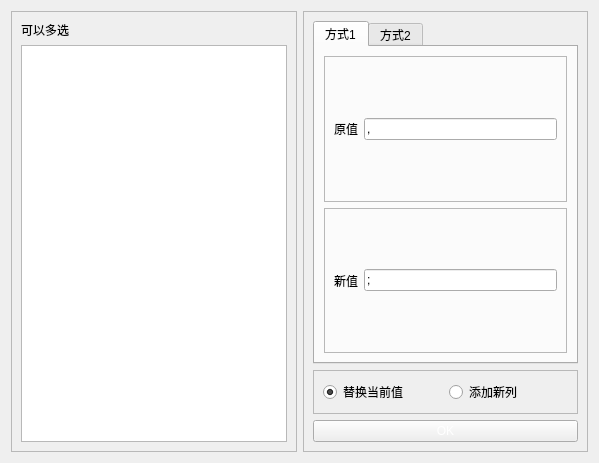
<?xml version="1.0" encoding="UTF-8"?>
<ui version="4.0">
    <class>Form</class>
    <widget class="QWidget" name="Form">
        <property name="geometry">
            <rect>
                <x>0</x>
                <y>0</y>
                <width>599</width>
                <height>463</height>
            </rect>
        </property>
        <property name="windowTitle">
            <string>替换值</string>
        </property>
        <layout class="QHBoxLayout" name="horizontalLayout_6">
            <item>
                <widget class="QFrame" name="frame">
                    <property name="frameShape">
                        <enum>QFrame::StyledPanel</enum>
                    </property>
                    <property name="frameShadow">
                        <enum>QFrame::Raised</enum>
                    </property>
                    <layout class="QVBoxLayout" name="verticalLayout">
                        <item>
                            <widget class="QLabel" name="label">
                                <property name="text">
                                    <string>可以多选</string>
                                </property>
                            </widget>
                        </item>
                        <item>
                            <widget class="QListWidget" name="column_widget">
                                <property name="selectionMode">
                                    <enum>QAbstractItemView::ExtendedSelection</enum>
                                </property>
                            </widget>
                        </item>
                    </layout>
                </widget>
            </item>
            <item>
                <widget class="QFrame" name="frame_2">
                    <property name="frameShape">
                        <enum>QFrame::StyledPanel</enum>
                    </property>
                    <property name="frameShadow">
                        <enum>QFrame::Raised</enum>
                    </property>
                    <layout class="QVBoxLayout" name="verticalLayout_3">
                        <item>
                            <widget class="QTabWidget" name="tabwidget">
                                <property name="currentIndex">
                                    <number>0</number>
                                </property>
                                <widget class="QWidget" name="tab">
                                    <attribute name="title">
                                        <string>方式1</string>
                                    </attribute>
                                    <layout class="QVBoxLayout" name="verticalLayout_2">
                                        <item>
                                            <widget class="QFrame" name="frame_5">
                                                <property name="frameShape">
                                                    <enum>QFrame::StyledPanel</enum>
                                                </property>
                                                <property name="frameShadow">
                                                    <enum>QFrame::Raised</enum>
                                                </property>
                                                <layout class="QHBoxLayout" name="horizontalLayout_2">
                                                    <item>
                                                        <widget class="QLabel" name="label_3">
                                                            <property name="text">
                                                                <string>原值</string>
                                                            </property>
                                                        </widget>
                                                    </item>
                                                    <item>
                                                        <widget class="QLineEdit" name="old_lineEdit">
                                                            <property name="text">
                                                                <string>,</string>
                                                            </property>
                                                        </widget>
                                                    </item>
                                                </layout>
                                            </widget>
                                        </item>
                                        <item>
                                            <widget class="QFrame" name="frame_6">
                                                <property name="frameShape">
                                                    <enum>QFrame::StyledPanel</enum>
                                                </property>
                                                <property name="frameShadow">
                                                    <enum>QFrame::Raised</enum>
                                                </property>
                                                <layout class="QHBoxLayout" name="horizontalLayout_4">
                                                    <item>
                                                        <widget class="QLabel" name="label_4">
                                                            <property name="text">
                                                                <string>新值</string>
                                                            </property>
                                                        </widget>
                                                    </item>
                                                    <item>
                                                        <widget class="QLineEdit" name="new_lineEdit">
                                                            <property name="text">
                                                                <string>;</string>
                                                            </property>
                                                        </widget>
                                                    </item>
                                                </layout>
                                            </widget>
                                        </item>
                                    </layout>
                                </widget>
                                <widget class="QWidget" name="tab_2">
                                    <attribute name="title">
                                        <string>方式2</string>
                                    </attribute>
                                    <layout class="QVBoxLayout" name="verticalLayout_4">
                                        <item>
                                            <widget class="QFrame" name="frame_4">
                                                <property name="frameShape">
                                                    <enum>QFrame::StyledPanel</enum>
                                                </property>
                                                <property name="frameShadow">
                                                    <enum>QFrame::Raised</enum>
                                                </property>
                                                <layout class="QHBoxLayout" name="horizontalLayout_3">
                                                    <item>
                                                        <widget class="QLabel" name="label_2">
                                                            <property name="text">
                                                                <string>字符</string>
                                                            </property>
                                                        </widget>
                                                    </item>
                                                    <item>
                                                        <widget class="QLineEdit" name="other_linedit"/>
                                                    </item>
                                                </layout>
                                            </widget>
                                        </item>
                                        <item>
                                            <widget class="QFrame" name="frame_7">
                                                <property name="frameShape">
                                                    <enum>QFrame::StyledPanel</enum>
                                                </property>
                                                <property name="frameShadow">
                                                    <enum>QFrame::Raised</enum>
                                                </property>
                                                <layout class="QHBoxLayout" name="horizontalLayout_5">
                                                    <item>
                                                        <widget class="QRadioButton" name="rbt00">
                                                            <property name="text">
                                                                <string>保留</string>
                                                            </property>
                                                            <property name="checked">
                                                                <bool>true</bool>
                                                            </property>
                                                        </widget>
                                                    </item>
                                                    <item>
                                                        <widget class="QRadioButton" name="rbt11">
                                                            <property name="text">
                                                                <string>舍弃</string>
                                                            </property>
                                                        </widget>
                                                    </item>
                                                </layout>
                                            </widget>
                                        </item>
                                    </layout>
                                </widget>
                            </widget>
                        </item>
                        <item>
                            <widget class="QFrame" name="frame_3">
                                <property name="frameShape">
                                    <enum>QFrame::StyledPanel</enum>
                                </property>
                                <property name="frameShadow">
                                    <enum>QFrame::Raised</enum>
                                </property>
                                <layout class="QHBoxLayout" name="horizontalLayout">
                                    <item>
                                        <widget class="QRadioButton" name="rbt0">
                                            <property name="text">
                                                <string>替换当前值</string>
                                            </property>
                                            <property name="checked">
                                                <bool>true</bool>
                                            </property>
                                            <attribute name="buttonGroup">
                                                <string notr="true">buttonGroup</string>
                                            </attribute>
                                        </widget>
                                    </item>
                                    <item>
                                        <widget class="QRadioButton" name="rbt1">
                                            <property name="text">
                                                <string>添加新列</string>
                                            </property>
                                            <attribute name="buttonGroup">
                                                <string notr="true">buttonGroup</string>
                                            </attribute>
                                        </widget>
                                    </item>
                                </layout>
                            </widget>
                        </item>
                        <item>
                            <widget class="QPushButton" name="ok_button">
                                <property name="styleSheet">
                                    <string notr="true">color: rgb(255, 255, 255); background-color: rgb(28, 177,
                                        245);
                                    </string>
                                </property>
                                <property name="text">
                                    <string>OK</string>
                                </property>
                            </widget>
                        </item>
                    </layout>
                </widget>
            </item>
        </layout>
    </widget>
    <resources/>
    <connections/>
    <buttongroups>
        <buttongroup name="buttonGroup"/>
    </buttongroups>
</ui>
